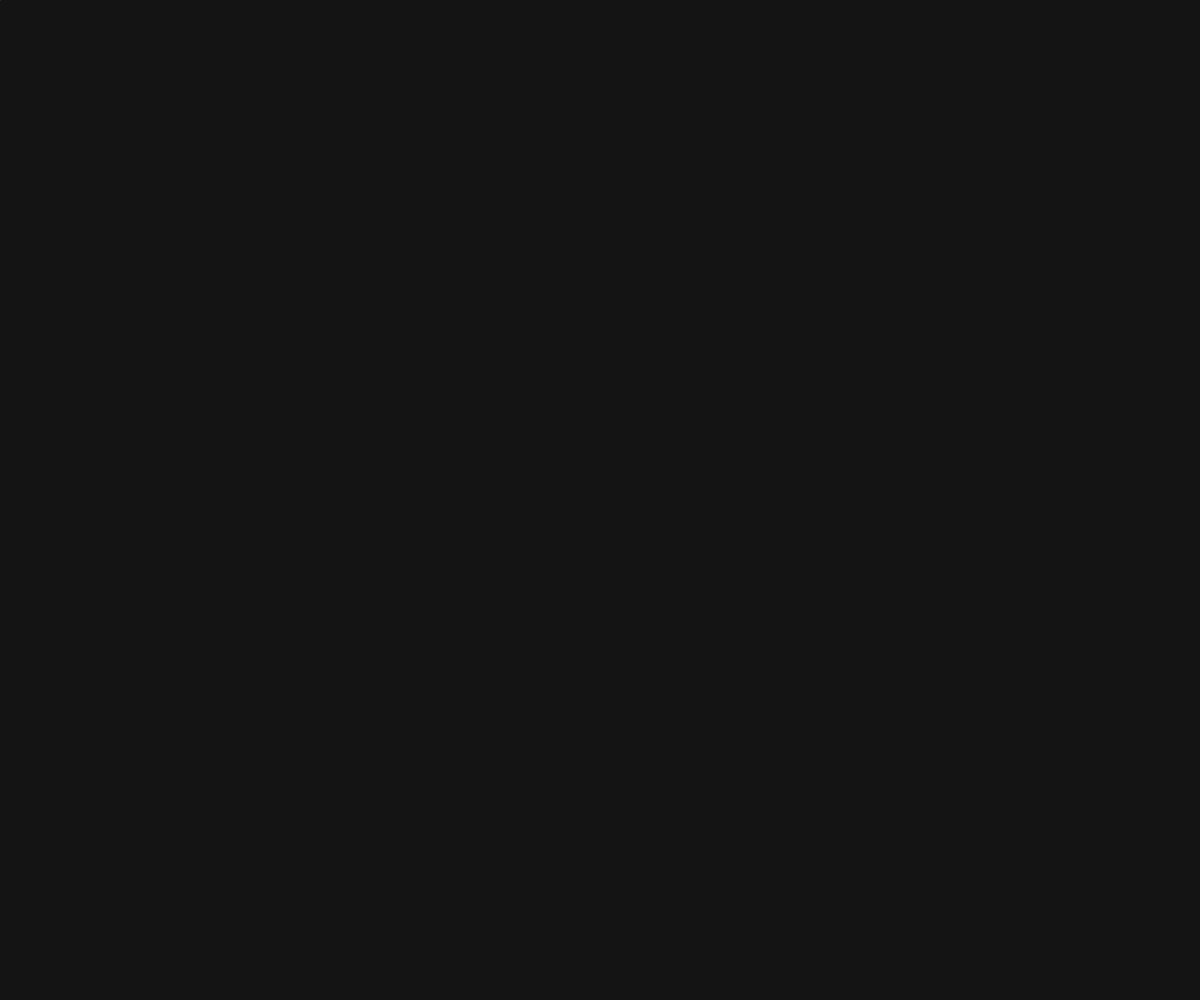
Frame 1 (no input)
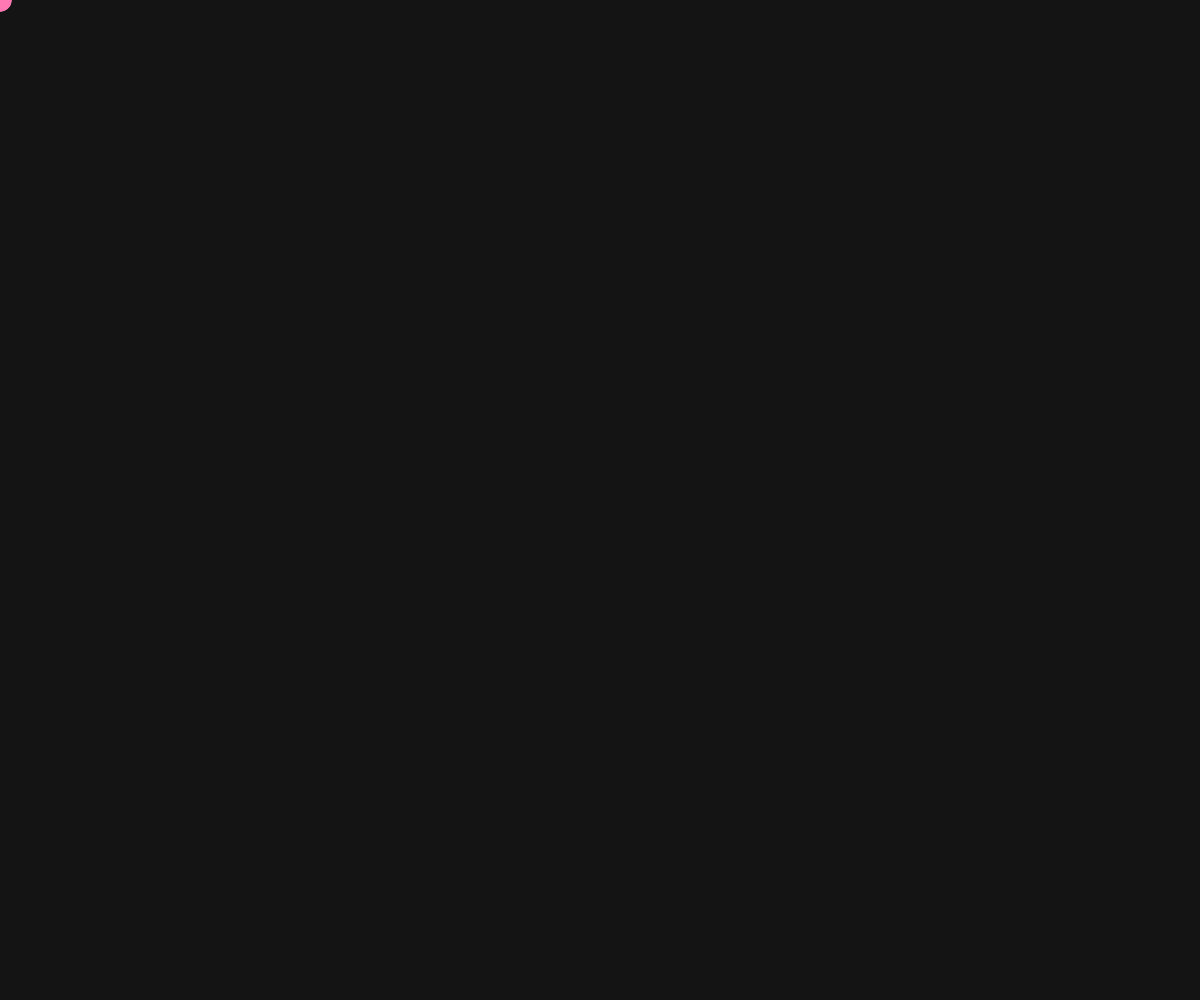
Frame 60 (no input)
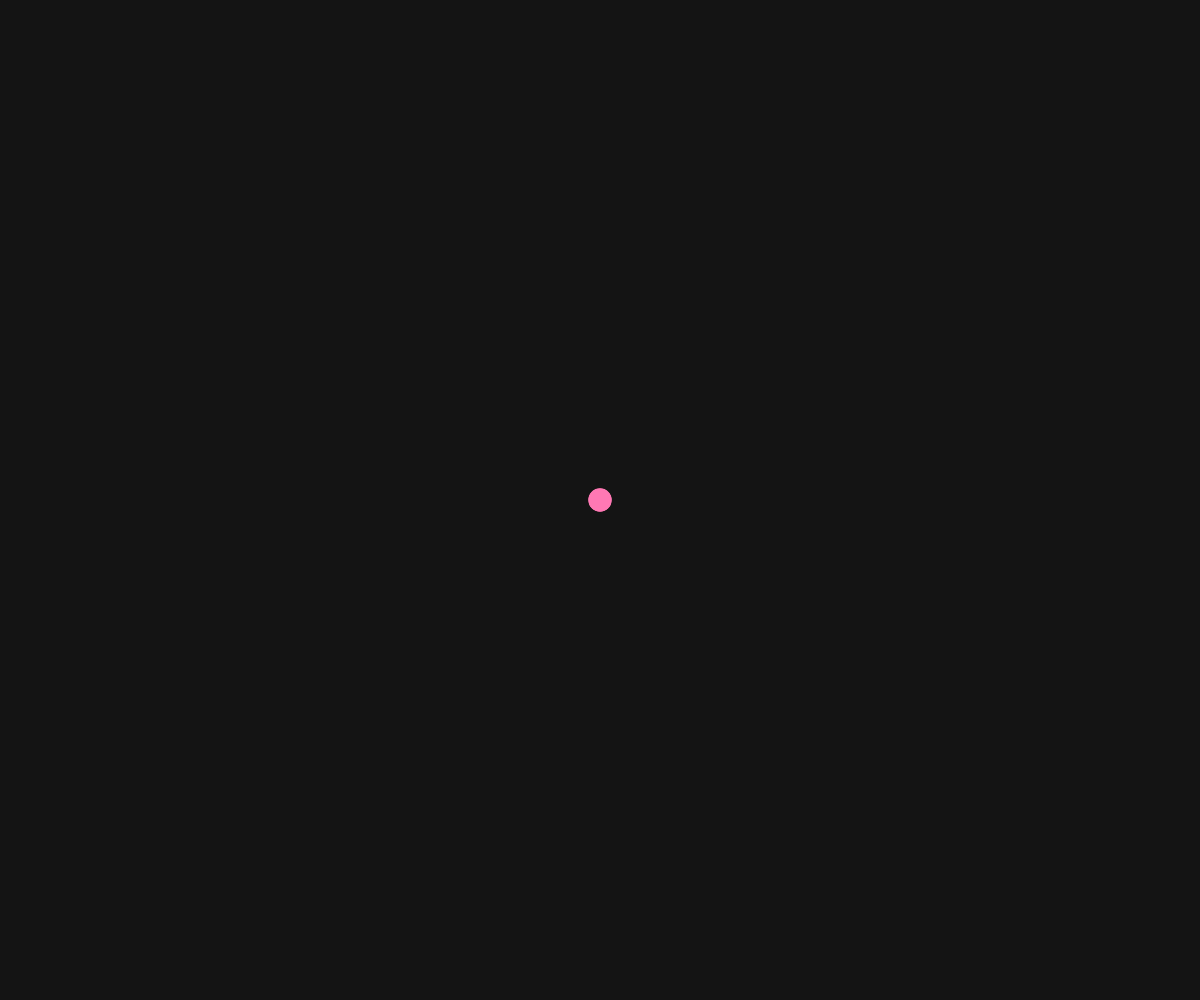
Frame 120 (the mouse pressed at the canvas centre since frame 60)

The p5.js sketch that drew these frames (run headless with seeded random() and noise() and a simulated clock; from frame 60 on, the mouse is pressed at the canvas centre):

// p5.js sketch
// ── sketch.js
let trail = [];

function setup() {
  createCanvas(windowWidth, windowHeight);
  noStroke();
}

function draw() {
  background(20);

  trail.push({ x: mouseX, y: mouseY });
  if (trail.length > 40) trail.shift();

  for (let i = 0; i < trail.length; i++) {
    let t = trail[i];
    let size = map(i, 0, trail.length, 2, 24);
    let alpha = map(i, 0, trail.length, 50, 255);
    fill(255, 120, 180, alpha);
    ellipse(t.x, t.y, size);
  }
}

function windowResized() {
  resizeCanvas(windowWidth, windowHeight);
}
